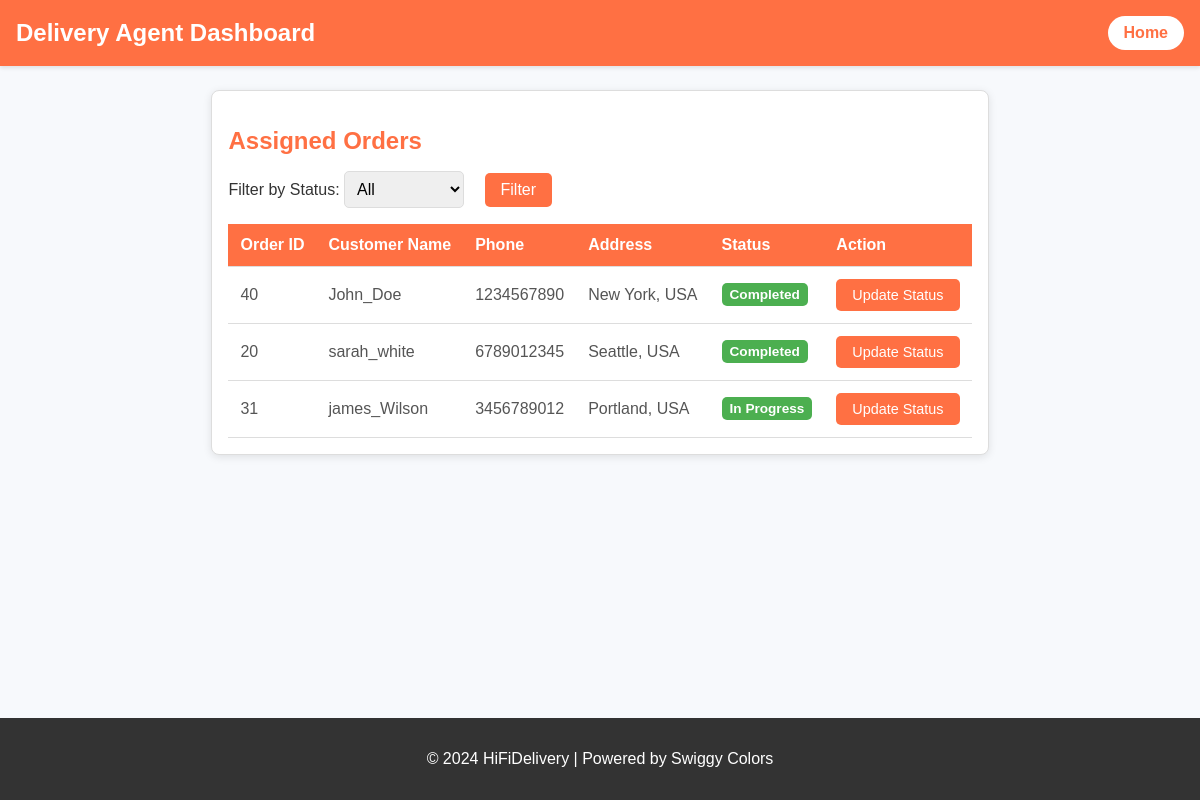
The page /view_orders (signed in) on the database as committed earlier.
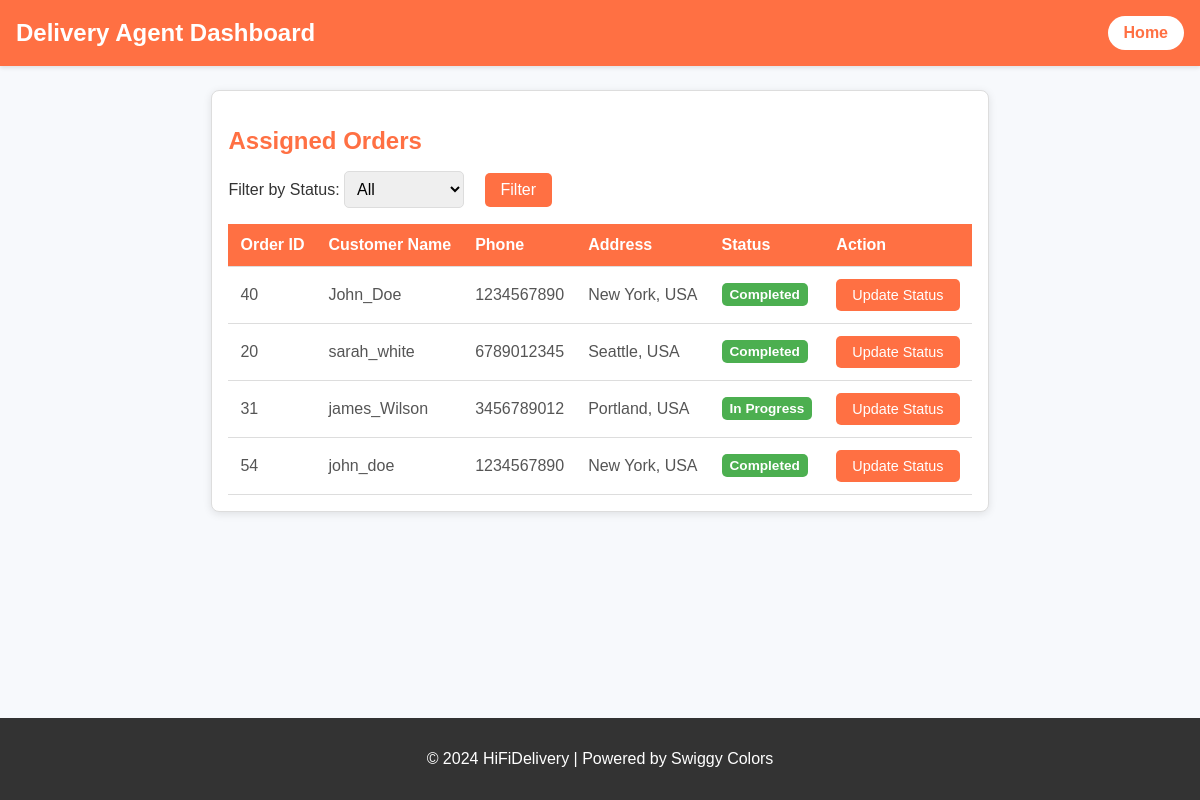
The same page on the database as committed later.
### tables this page shows
CREATE TABLE "assignedOrders" (
	"id"	INTEGER,
	"orderId"	INTEGER NOT NULL,
	"customerName"	TEXT NOT NULL,
	"deliveryAgentId"	INTEGER NOT NULL,
	"status"	TEXT NOT NULL CHECK("status" IN ('New', 'In Progress', 'Completed')),
	"action"	TEXT NOT NULL,
	"TIMESTAMP"	DATETIME,
	PRIMARY KEY("id" AUTOINCREMENT),
	FOREIGN KEY("customerName") REFERENCES "users"("username"),
	FOREIGN KEY("deliveryAgentId") REFERENCES "Delivery_Agent"("id"),
	FOREIGN KEY("orderId") REFERENCES "orders"("id") ON DELETE CASCADE
);

CREATE TABLE "Orders_Analysis" (
	"orderId"	INTEGER,
	"customerName"	TEXT NOT NULL,
	"productName"	TEXT NOT NULL,
	"orderDate"	TEXT NOT NULL
);

CREATE TABLE "users" (
	"id"	INTEGER,
	"username"	TEXT NOT NULL UNIQUE,
	"email"	TEXT NOT NULL UNIQUE,
	"password"	TEXT NOT NULL,
	"role"	TEXT NOT NULL,
	"location"	TEXT,
	"contact"	TEXT,
	"approved"	INTEGER NOT NULL DEFAULT 0,
	PRIMARY KEY("id" AUTOINCREMENT)
);

### mergedapp.py (the view)
@app.route('/view_orders')
def view_orders():
    delivery_agent_id = session['user_id']
    if not delivery_agent_id:
        return "Error: Delivery Agent ID is required", 400
    orders = get_assigned_orders(delivery_agent_id)
    if not orders:
        return "No orders found", 404
    return render_template('deliverystatus.html', orders=orders)

### mergedapp.py (called while the page is built)
def get_assigned_orders(delivery_agent_id):
    try:
        conn = sqlite3.connect(DATABASE)
        cursor = conn.cursor()
        cursor.execute("""
            SELECT o.orderId, o.customerName, u.contact AS phone, u.location AS address, a.status, a.action, a.deliveryAgentId
            FROM Orders_Analysis o
            JOIN assignedOrders a ON o.orderId = a.orderId
            JOIN users u ON a.customerName = u.username
            WHERE a.deliveryAgentId = ?;
        """, (delivery_agent_id,))
        orders = cursor.fetchall()
        conn.close()
        print(orders)  # Debugging purpose
        return orders
    except sqlite3.Error as e:
        print(f"An error occurred: {e}")
        return []

### templates/deliverystatus.html (shortened to what this page needs)
<!DOCTYPE html>
<html lang="en">
<head>
</head>
<body>
  <header>
    <h1>Delivery Agent Dashboard</h1>
    <a href="{{ url_for('delivery') }}" class="home-btn">Home</a>
  </header>
  <main>
    <section class="orders">
      <h2>Assigned Orders</h2>
      <div class="filter-container">
        <form method="get" action="{{ url_for('status')}}">
          <label for="status">Filter by Status:</label>
          <select name="status" id="status">
            <option value="" {% if not request.args.get('status') %}selected{% endif %}>All</option>
          </select>
          <button type="submit">Filter</button>
        </form>
      </div>
      <table>
        <thead>
          <tr>
            <th>Order ID</th>
            <th>Customer Name</th>
            <th>Phone</th>
            <th>Address</th>
            <th>Status</th>
            <th>Action</th>
          </tr>
        </thead>
        <tbody>
          {% if orders %}
            {% for order in orders %}
              <tr>
                <td>{{ order[0] }}</td>
                <td>{{ order[1] }}</td>
                <td>{{ order[2] }}</td>
                <td>{{ order[3] }}</td>
                <td>
                  <span class="status-badge {% if order[4] == 'Pending' %}status-pending{% elif order[4] == 'Picked Up' %}status-picked-up{% else %}status-delivered{% endif %}">
                    {{ order[4] }}
                  </span>
                </td>
                <td>
                  <button onclick="updateStatus({{ order[0] | tojson }})">Update Status</button>
                </td>
              </tr>
            {% endfor %}
          {% else %}
            <tr><td colspan="6">No orders to display.</td></tr>
          {% endif %}
        </tbody>
      </table>
    </section>
  </main>
  <footer>
    <p>© 2024 HiFiDelivery | Powered by Swiggy Colors</p>
  </footer>
</body>
</html>

Rows that differ between the two databases and show on the page:
added assignedOrders: orderId "54", customerName "john_doe", contact "1234567890", location "New York, USA", status "Completed"
